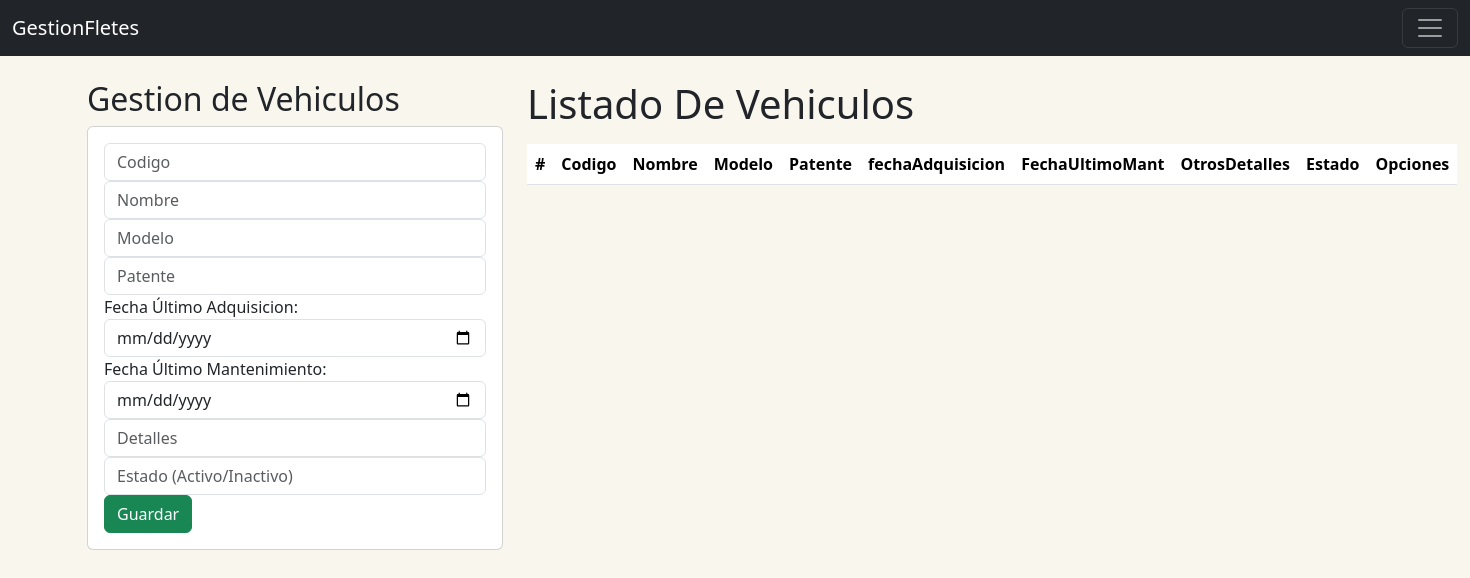
Page /vehiculos/homeVehiculos/ on the earlier database version.
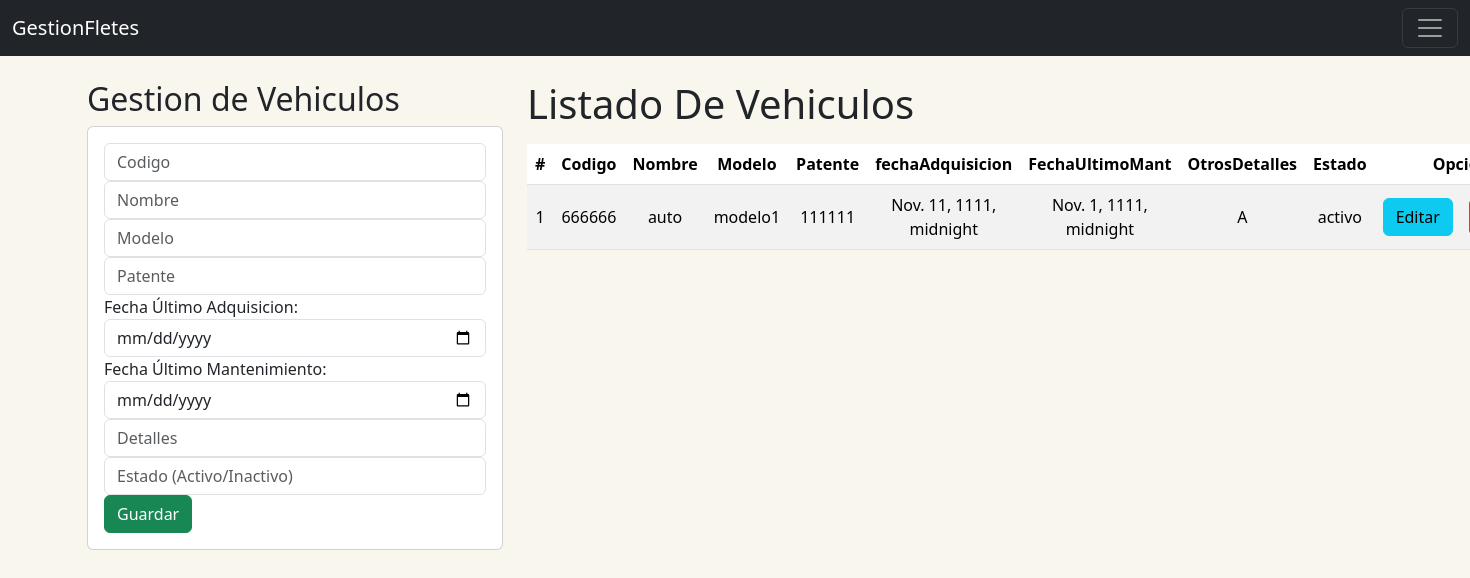
Same page on the later database version.
### CrudVehiculos/models.py (models this page shows, shortened)
class Vehiculos(models.Model):
    codigo = models.CharField(primary_key=True, max_length=6)
    nombre = models.CharField(max_length=30)
    modelo = models.CharField(max_length=30)
    patente= models.CharField(max_length=7)
    fechaAdquisicion = models.DateTimeField()
    fechaUltimoMant = models.DateTimeField()
    otrosDetalles = models.CharField(max_length=100)
    estado = models.CharField(max_length=20)

### CrudVehiculos/views.py (the view)
# urls.py: path('homeVehiculos/', views.home, name="homeVehiculos"),
def home(request):
    vehiculosListados = Vehiculos.objects.all()
    return render(request,"GestionFletes.html", { "vehiculos": vehiculosListados})

### CrudVehiculos/templates/GestionFletes.html (shortened to what this page needs)
{% extends "Base.html" %}
{% block body %}
<div class="row">
    <div class=" col-sm-12 col-md-6 col-lg-4 col-xl-4">
        <h2>Gestion de Vehiculos</h2>
        <div class="card">
            <div class="card-body">
                <form action="{% url 'registrarVehiculo' %}" method="POST">{% csrf_token %}
                    <div class="form-group">
                        <input type="text" id="txtCodigo" name="txtCodigo" class="form-control" placeholder="Codigo" minlength="1"
                        maxlength="7" required>
                    </div>
                    <div class="form-group">
                        <input type="text" id="txtNombre" name="txtNombre" class="form-control" placeholder="Nombre"
                        maxlength="50" required>
                    </div>
                    <div class="form-group">
                        <input type="text" id="txtModelo" name="txtModelo" class="form-control" placeholder="Modelo"
                        maxlength="50" required>
                    </div>
                    <div class="form-group">
                        <input type="text" id="numPatente" name="numPatente" class="form-control"  minlength="6" placeholder="Patente"
                        maxlength="6" required>
                    </div>
                    <div class="form-group">
                        <label for="txtFechaUltimoMant">Fecha Último Adquisicion:</label>
                        <input type="date" id="txtfechaAdquisicion" name="txtfechaAdquisicion" class="form-control"
                        maxlength="60" required>
                    </div>
                    <div class="form-group">
                        <label for="txtFechaUltimoMant">Fecha Último Mantenimiento:</label>
                        <input type="date" id="txtFechaUltimoMant" name="txtFechaUltimoMant" class="form-control"
                        maxlength="60" required>
                    </div>
                    <div class="form-group">
                        <input type="text" id="txtOtrosDetalles" name="txtOtrosDetalles" class="form-control" placeholder="Detalles"
                        maxlength="60" required>
                    </div>
                    <div class="form-group">
                        <input type="text" id="txtEstado" name="txtEstado" class="form-control" placeholder="Estado (Activo/Inactivo)"
                        maxlength="60" required>
                    </div>
                    <div class="form-group">
                        <button type="submit" class="btn btn-success text-white">Guardar</button>
                    </div>
                </form>
            </div>
        </div>
    </div>
    <div class=" col-sm-12 col-md-6 col-lg-8 col-xl-8">
        <h1>Listado De Vehiculos</h1>
        <div class="table responsive py-2">
            <table class="table table-striped">
                <thead>
                    <tr>
                        <th>#</th>
                        <th>Codigo</th>
                        <th>Nombre</th>
                        <th>Modelo</th>
                        <th>Patente</th>
                        <th>fechaAdquisicion</th>
                        <th>FechaUltimoMant</th>
                        <th>OtrosDetalles</th>
                        <th>Estado</th>
                        <th colspan="2">Opciones</th>
                    </tr>
                </thead>
                <tbody>
                    {% for v in vehiculos %}
                    <tr>
                        <td>{{forloop.counter}}</td>
                        <td>{{v.codigo}}</td>
                        <td>{{v.nombre}}</td>
                        <td>{{v.modelo}}</td>
                        <td>{{v.patente}}</td>
                        <td>{{v.fechaAdquisicion}}</td>
                        <td>{{v.fechaUltimoMant}}</td>
                        <td>{{v.otrosDetalles}}</td>
                        <td>{{v.estado}}</td>
                        <td><a href="{% url 'edicionVehiculo' v.codigo %}" class="btn btn-info">Editar</a></td>
                        <td><a href="{% url 'delVehiculo' v.codigo %}" class="btn btn-danger btnEliminacion">Eliminar</a></td>
                    </tr>
                    {% endfor %}
                </tbody>
            </table>
        </div>
    </div>
</div>
{% endblock %}

### CrudFletes/templates/Base.html (shortened to what this page needs)
<!DOCTYPE html>
<html lang="en">
<head>
     {% load static %}
    <link href="https://cdn.jsdelivr.net/npm/bootstrap@5.3.2/dist/css/bootstrap.min.css" rel="stylesheet">
    <link rel="stylesheet" href="{% static 'css/gestionFletes.css' %}">
</head>
<body>
    <nav class="navbar navbar-dark bg-dark">
        <div class="container-fluid">
          <a class="navbar-brand" href="#">GestionFletes</a>
          <button class="navbar-toggler" type="button" data-bs-toggle="collapse" data-bs-target="#navbarNav" aria-controls="navbarNav" aria-expanded="false" aria-label="Toggle navigation">
            <span class="navbar-toggler-icon"></span>
          </button>
        </div>
      </nav>
    <div class="container py-4">
        {% block body %}
        {% endblock %}
    </div>
</body>
</html>

### Home/static/css/gestionFletes.css (style rules this page uses)
th, td { text-align: center; vertical-align: middle; }
body { background-color: #F9F6EE; }

Differences in the rows shown:
added Vehiculos: codigo "666666", nombre "auto", modelo "modelo1", patente "111111", fechaAdquisicion "Nov. 11, 1111, midnight", fechaUltimoMant "Nov. 1, 1111, midnight", otrosDetalles "A", estado "activo"
